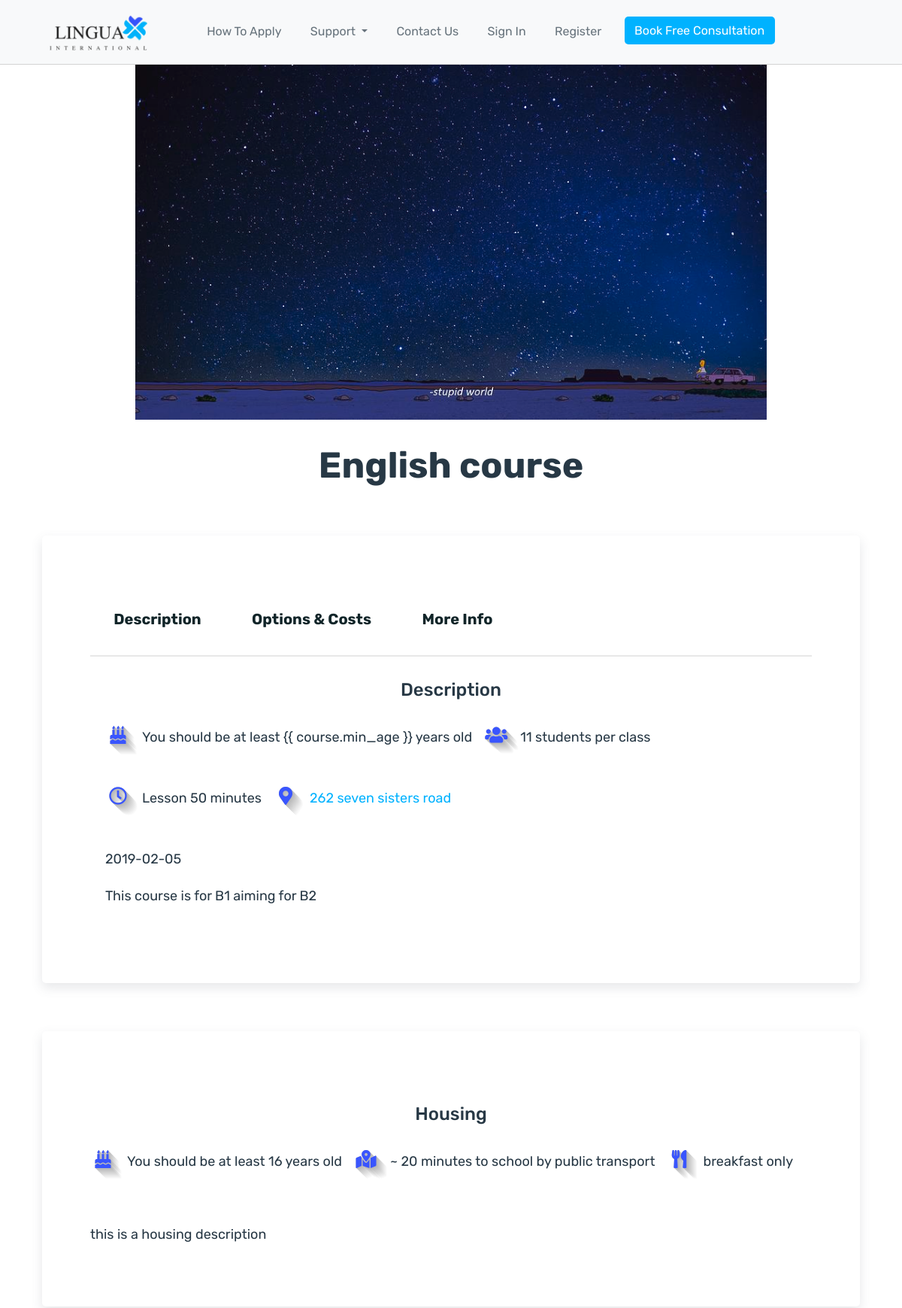
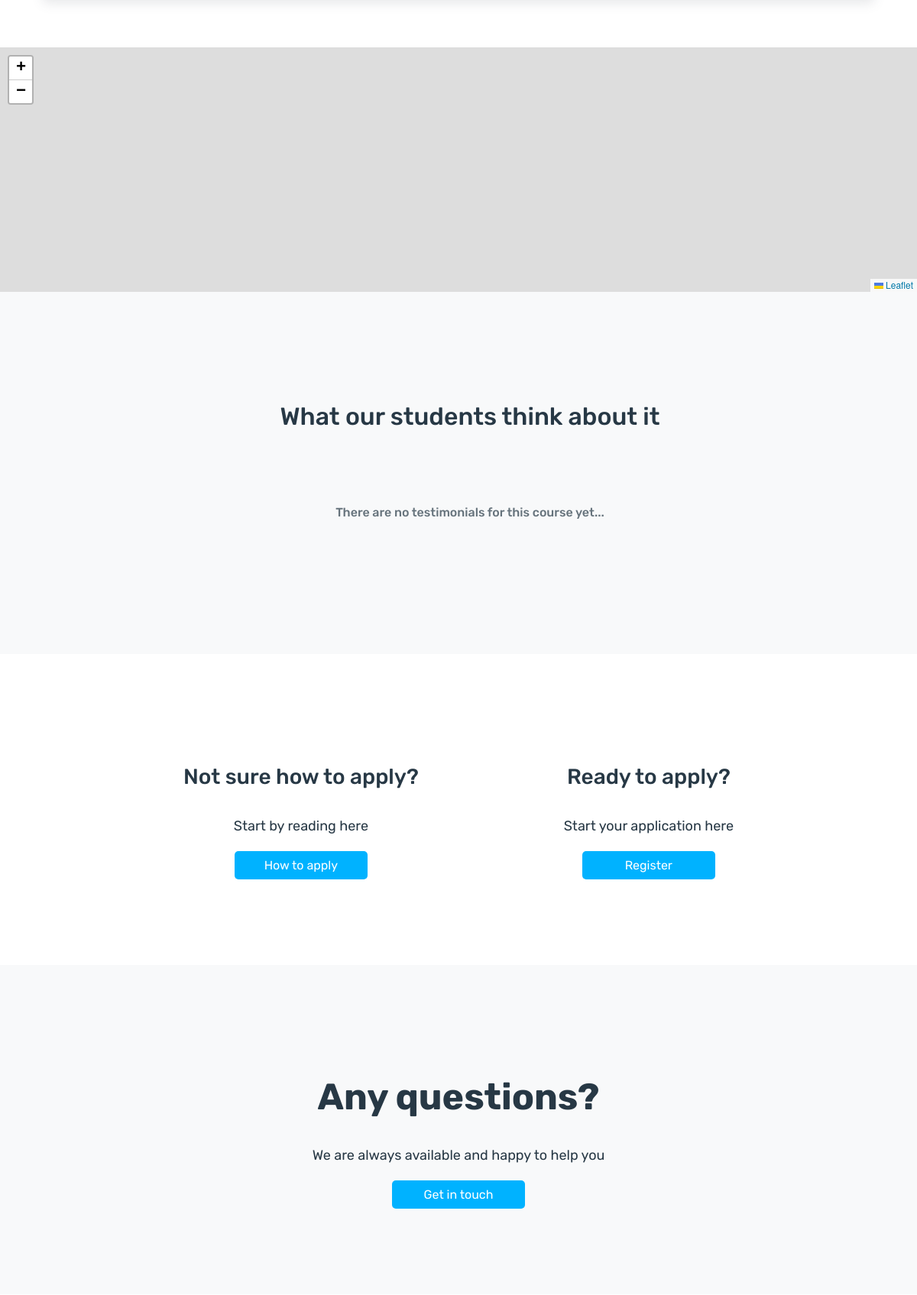
The page /search_course/1/ (upper part) on the database its author committed (2 pictures, top to bottom).
### lingua/models.py (models this page shows, shortened)
class Course(models.Model):
    college = models.ForeignKey('lingua.College', on_delete=models.CASCADE, related_name='colleges')
    image = models.ImageField(default='LinguaLogo.jpg', upload_to='college_img')
    name = models.CharField(max_length=140, null=True)
    address_link = models.URLField(null=True)
    address = models.CharField(max_length=140, null=True)
    coordinate_lat = models.DecimalField(max_digits=7, decimal_places=4, null=True)
    coordinate_long = models.DecimalField(max_digits=7, decimal_places=4, null=True)
    college_url = models.URLField(null=True)
    duration = models.IntegerField(null=True)
    start_date = models.CharField(max_length=140, null=True, blank=True)
    type = models.CharField(max_length=140, null=True)
    description = models.TextField(null=True)
    attendance = models.CharField(max_length=140, null=True)
    learning_mode = models.CharField(max_length=140, null=True)
    student_per_class = models.IntegerField(null=True)
    lesson_durations = models.IntegerField(null=True)
    option1 = models.CharField(max_length=140, null=True, blank=True)
    original_cost1 = models.DecimalField(max_digits=7, decimal_places=2, null=True, blank=True)
    discount_cost1 = models.DecimalField(max_digits=7, decimal_places=2, null=True, blank=True)
    option2 = models.CharField(max_length=140, null=True, blank=True)
    original_cost2 = models.DecimalField(max_digits=7, decimal_places=2, null=True, blank=True)
    discount_cost2 = models.DecimalField(max_digits=7, decimal_places=2, null=True, blank=True)
    option3 = models.CharField(max_length=140, null=True, blank=True)
    original_cost3 = models.DecimalField(max_digits=7, decimal_places=2, null=True, blank=True)
    discount_cost3 = models.DecimalField(max_digits=7, decimal_places=2, null=True, blank=True)
    option4 = models.CharField(max_length=140, null=True, blank=True)
    original_cost4 = models.DecimalField(max_digits=7, decimal_places=2, null=True, blank=True)
    discount_cost4 = models.DecimalField(max_digits=7, decimal_places=2, null=True, blank=True)
    option5 = models.CharField(max_length=140, null=True, blank=True)
    original_cost5 = models.DecimalField(max_digits=7, decimal_places=2, null=True, blank=True)
    discount_cost5 = models.DecimalField(max_digits=7, decimal_places=2, null=True, blank=True)
    housing = models.BooleanField(null=True)
    housing_description = models.TextField(null=True, blank=True)
    min_age = models.IntegerField(null=True)
    distance = models.CharField(max_length=140, null=True)
    meals = models.CharField(max_length=140, null=True)
    housing_cost = models.DecimalField(max_digits=7, decimal_places=2, null=True)

### lingua/templates/lingua_templates/single_course.html (shortened to what this page needs)
{% extends "lingua_templates/header.html" %}
{% block content %}
{% include "lingua_templates/inc/navbar.html" %}
<img class="single-image" src="{{ course.image.url }}" alt="">
<h1>{{ course.name }}</h1>
<div class="single-programme">
    <div class="tab" role="tabpanel">
        <ul class="nav nav-tabs" role="tablist">
            <li role="presentation" class="active"><a href="#Section1" aria-controls="home" role="tab" data-toggle="tab">Description</a></li>
            <li role="presentation"><a href="#Section2" aria-controls="profile" role="tab" data-toggle="tab">Options &
                    Costs</a></li>
            <li role="presentation"><a href="#Section3" aria-controls="messages" role="tab" data-toggle="tab">More Info</a></li>
        </ul>
        <div class="tab-content tabs">
            <div role="tabpanel" class="tab-pane fade in active show" id="Section1">
                <h3>Description</h3>
                <div class="row">
                    <p><i class="fas fa-birthday-cake lingua-icon-dark-small"></i>You should be at least {{
                        course.min_age }} years old</p>
                    <p><i class="fas fa-users lingua-icon-dark-small"></i>{{ course.student_per_class }} students per
                        class</p>
                    <p><i class="far fa-clock lingua-icon-dark-small"></i>Lesson {{ course.lesson_durations }} minutes</p>
                    <p><i class="fas fa-map-marker-alt lingua-icon-dark-small"></i><a id="address" href=" {{ course.address_link }} " target="_blank">{{ course.address }}</a></p>
                </div>
                <p>{{ course.start_date }}</p>
                <p>{{ course.description|linebreaks }}</p>
            </div>
        </div>
    </div>
</div>
{% if course.housing %}
<div class="single-programme">
    <h4>Housing</h4>
    <div class="row">
        <p><i class="fas fa-birthday-cake lingua-icon-dark-small"></i>You should be at least {{ course.min_age }} years
            old</p>
        <p><i class="fas fa-map-marked-alt lingua-icon-dark-small"></i>~ {{ course.distance }} minutes to school by
            public transport</p>
        <p><i class="fas fa-utensils lingua-icon-dark-small"></i>{{ course.meals }}</p>
    </div>
    <p>{{ course.housing_description|linebreaks }}</p>
</div>
{% endif %}
<div id="mapid"></div>
{% include "lingua_templates/testimonials/single_testimonial_course.html" %}
<div class="search-flex">
    <div>
        <h3>Not sure how to apply?</h3>
        <p>Start by reading here</p>
        <a href="{% url 'how_to_apply' %}" class="btn btn-primary">How to apply</a>
    </div>
    <div>
        <h3>Ready to apply?</h3>
        <p>Start your application here</p>
        <a href="{% url 'register' %}" class="btn btn-primary">Register</a>
    </div>
</div>
<div style="background-color: #f8f9fa !important;" class="bg bg-light apply cta linguaFade">
    <h1>Any questions?</h1>
    <p> We are always available and happy to help you</p>
    <a href="{% url 'contact' %}" class="btn btn-primary">Get in touch</a>
</div>
{% endblock %}

### lingua/static/css/style.css (style rules this page uses)
html, body { font-family: 'Rubik', sans-serif; color: #66737c; overflow-x: hidden; }
h1 { font-weight: bold; font-size: 48px; }
h1, h2, h3, h4 { color: #273845; text-align: center; margin: 2rem 0; }
li,ul { list-style: none; padding: 0.7rem; margin: 0; }
p { text-align: center; font-size: 18px; line-height: 1.8; color: #273845; }
a { position: relative; color: #00b2ff; text-decoration: none; }
.btn { color: white; background-color: #00b2ff; border-radius: 5px; border: none; width: 150px; display: block; margin: 0 auto; line-height: 25px; }
.lingua-icon-dark-small { text-shadow: rgb(179, 179, 179) 0px 0px 0px, rgb(184, 184, 184) 1px 1px 0px, rgb(189, 189, 189) 2px 2px 0px, rgb(194, 194, 194) 3px 3px 0px, rgb(199, 199, 199) 4px 4px 0px, rgb(204, 204, 204) 5px 5px 0px, rgb(209, 209, 209) 6px 6px 0px, rgb(214, 214, 214) 7px 7px 0px, rgb(219, 219, 219) 8px 8px 0px, rgb(224, 224, 224) 9px 9px 0px, rgb(230, 230, 230) 10px 10px 0px, rgb(235, 235, 235) 11px 11px 0px, rgb(240, 240, 240) 12px 12px 0px, rgb(245, 245, 245) 13px 13px 0px, rgb(250, 250, 250) 14px 14px 0px; font-size: 1.5rem !important; color: rgb(57, 85, 255); height: 4rem; width: 4rem; line-height: 150px; text-align: center; }
.search-flex { display: flex; margin: 7rem auto; width: 60%; justify-content: space-between; }
.single-image { display: block; width: 70%; margin: 0 auto; }
.single-programme { display: block; width: 80%; margin: 4rem auto; background-color: white; border-radius: 5px; padding: 4rem; box-shadow: 0 6px 15px 0 rgba( 85, 92, 107, .15 ); }
.single-programme p { text-align: left; }
.tab .nav-tabs { border-bottom: 2px solid #e8e8e8; }
.tab .nav-tabs li a { display: block; padding: 10px 20px; margin: 0 5px 1px 0; background: #fff; font-size: 20px; font-weight: 700; color: #112529; text-align: center; border: none; border-radius: 0; z-index: 2; position: relative; transition:all 0.3s ease 0s; }
.tab .tab-content { padding: 30px 20px 20px; margin-top: 0; background: #fff; font-size: 15px; color: #7a9181; line-height: 30px; border-radius: 0 0 5px 5px; }
.tab .tab-content h3 { font-size: 24px; margin-top: 0; }
.tab .tab-content p { text-align: left; }
#mapid { height: 20rem; }
*, *:before, *:after { -webkit-box-sizing: inherit; box-sizing: inherit; }
.apply { background-color: white !important; }
.help, .apply { padding: 7rem; }
a:focus,a:hover,a { outline:none; text-decoration: none; }

### rows shown on the page
Course: image (picture), name "English course", student_per_class "11", lesson_durations "50", address "262 seven sisters road", start_date "2019-02-05", description "This course is for B1 aiming for B2", min_age "16", distance "20", meals "breakfast only", housing_description "this is a housing description"
